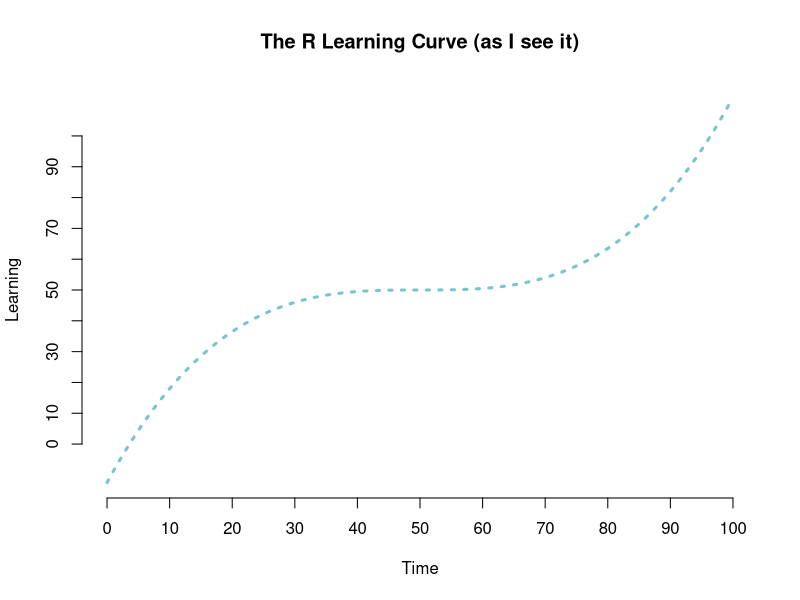

The R source for this figure: (Note: this script raises an error after producing the figure.)
## ---- chunk 1
weeks <- paste("Week", paste(rep(1:3, each = 2), c(".1", ".2"), sep = ""))
w1 <- as.Date("10/02/15", format = "%m/%d/%y")
dates <- seq(w1, w1+(14*5), 14)

classes <- data.frame(Week = weeks, Date = dates, 
                      Time = rep("9-11 am", length(dates)))
knitr::kable(classes)
## ---- chunk 2
# Note, this needs to be run manually before running slidify()
knitr::opts_knit$set(root.dir = "/Users/Daniel/Dropbox/Teaching/CourseR/")
## ---- chunk 3
curve(x^3, from = -50, to = 50, lty = 3, col = "cadetblue3", lwd = 3,
	axes = FALSE, xlab = "Time", ylab = "Learning", 
	main = "The R Learning Curve (as I see it)")
axis(1, at = seq(-50, 50, 10),  labels = seq(0, 100, 10))
axis(2, at = seq(-1e5, 1e5, 2e4),  labels = seq(0, 101, 10))
## ---- chunk 4
3 + 2
## ---- chunk 5
(1/-(3/2)^2) / 2^-1/9
## ---- chunk 6
a <- 3
b <- 2
a + b
a / (a + b)
## ---- chunk 7
a <- 3
a
a <- 7
a
## ---- chunk 8
string <- "Hello world!"
logical <- TRUE
double <- 3.2587021
Integer <- 6
## ---- chunk 9
string + double
## ---- chunk 10
Ducks <- 2
Buckeyes <- 1
## ---- chunk 11
Ducks > Buckeyes
Ducks < Buckeyes
Buckeyes > Ducks
## ---- chunk 12
is.vector(Ducks)
## ---- chunk 13
numVec <- c(1, 2, 3)
numVec
## ---- chunk 14
letVec <- c("A", "B", "C")
letVec
## ---- chunk 15
v1 <- c(10, 11, 12, 13)
v2 <- c(20, 21, 22, 23)
v3 <- c(30, 31, 32, 33)

mat <- matrix(c(v1, v2, v3), 
	nrow = 3, ncol = 4, byrow = TRUE)
mat
## ---- chunk 16
matRow <- matrix(c(v1, v2, v3), 
	nrow = 3, ncol = 4, byrow = TRUE)
matRow
## ---- chunk 17
matCol <- matrix(c(v1, v2, v3), 
	nrow = 3, ncol = 4, byrow = FALSE)
matCol
## ---- chunk 18
v1 <- c(10, 11, 12, 13)
v2 <- c(20, 21, 22, 23)
v3 <- c(30, 31, 32, 33)
## ---- chunk 19
matRow <- matrix(c(
		c(10, 11, 12, 13), 
		c(20, 21, 22, 23),
		c(30, 31, 32, 33)
		), 
	nrow = 3, ncol = 4, byrow = TRUE)
matRow
## ---- chunk 20
matRow <- matrix(c(
                   10, 11, 12, 13, 
				   20, 21, 22, 23,
				   30, 31, 32, 33
					), 
	nrow = 3, ncol = 4, byrow = TRUE)
matRow
## ---- chunk 21
A <- matrix(c(
           23, 41, 18, 27, 
           16, 11, 72, 29,
           18, 51, 32, 63), 
  nrow = 3, ncol = 4)

B <- matrix(c(
           c(23, 41, 18, 27), 
           c(16, 11, 72, 29),
           c(18, 51, 32, 63)
           ), 
  nrow = 3, ncol = 4, byrow = TRUE)

C <- matrix(c(
          c(23, 16, 18), 
          c(41, 11, 51),
          c(18, 72, 32),
          c(27, 29, 63)
          ), 
  nrow = 3, ncol = 4)
## ---- chunk 22
c1 <- c(67, 44, 39, 49, 22)
c2 <- c(11, 22, 94, 6, 86)
c3 <- c(10, 33, 85, 12, 61)

m <- matrix(c(c1, c2, c3), ncol = 3)
v <- c(11, 22, 33, 44, 55)

v + m
## ---- chunk 23
matRow<-matrix(c(10,11,12,13,20,21,22,23,30,31,32,33),nrow=3,ncol=4,byrow=TRUE)
## ---- chunk 24
v1 <- c(11, 12, 13, 14, 15,
	    16, 17, 18, 19, 20)
## ---- chunk 25
v1[5]
## ---- chunk 26
v1[-5]
## ---- chunk 27
sevenToTen <- 7:10
sevenToTen
v1[sevenToTen]
v1[7:10]
## ---- chunk 28
v1 <- c(11, 12, 13, 14, 15, 16, 17, 18, 19, 20)
## ---- chunk 29
gt13 <- v1 > 13
gt13
v1[gt13]
## ---- chunk 30
v1 <- c(11, 12, 13, 14, 15, 16, 17, 18, 19, 20)
## ---- chunk 31
odd <- seq(from = min(v1), 
           to = max(v1), 
           by = 2)
odd
## ---- chunk 32
select <- v1 %in% odd
select
v1[select]
## ---- chunk 33
v1 <- c(11, 12, 13, 14, 15, 
        16, 17, 18, 19, 20)
## ---- chunk 34
oddLoc <- seq(from = 1, 
              to = length(v1), 
              by = 2)
oddLoc
v1[oddLoc]
## ---- chunk 35
v1[c(TRUE, FALSE)]
## ---- chunk 36
v <- c(18, 16, 13, 35, 2, 17, 92, 4)
## ---- chunk 37
v[1:3]
## ---- chunk 38
v[-c(7:8)]
## ---- chunk 39
v[v > 15]
## ---- chunk 40
mat <- matrix(c(10, 11, 12, 13, 
				20, 21, 22, 23,
				30, 31, 32, 33
					), 
	nrow = 3, ncol = 4, byrow = TRUE)
## ---- chunk 41
mat[3,2]
## ---- chunk 42
mat[2,4]
## ---- chunk 43
mat[2, ]
## ---- chunk 44
mat[ ,3]
## ---- chunk 45
column3 <- mat[ ,3]
column3
## ---- chunk 46
column3[2]
## ---- chunk 47
mat[ ,3][2]
## ---- chunk 48
mat[2,3]
## ---- chunk 49
mat[ ,2, drop = FALSE]
## ---- chunk 50
col1_3 <- c(1,3)
mat[ ,col1_3]
## ---- chunk 51
log1 <- mat > 13 & mat < 23
log1
mat[log1]
## ---- chunk 52
log2 <- (mat > 13 & mat < 23) | 
	 	(mat > 30 & mat < 33)
log2
mat[log2]
## ---- chunk 53
m <- matrix(c(
    18, 32, 11, 41, 73,
    61, 47, 22, 87, 63,
    44, 52, 23, 42, 77,
    23, 17, 5, 72, 83
    ), 
  byrow = TRUE, ncol = 5
)
## ---- chunk 54
m[ ,3]
## ---- chunk 55
m[ ,-2]
## ---- chunk 56
m[2,c(3,5)]
## ---- chunk 57
m[m > 25]
## ---- chunk 58
m[1, ] + m[4, ]
## ---- chunk 59
v <- m[c(2,3), 4]
v
m2 <- m[ ,-5]
m2[2, ] <-  v + m2[2, ]
m2[4, ] <-  v + m2[4, ]
m2
